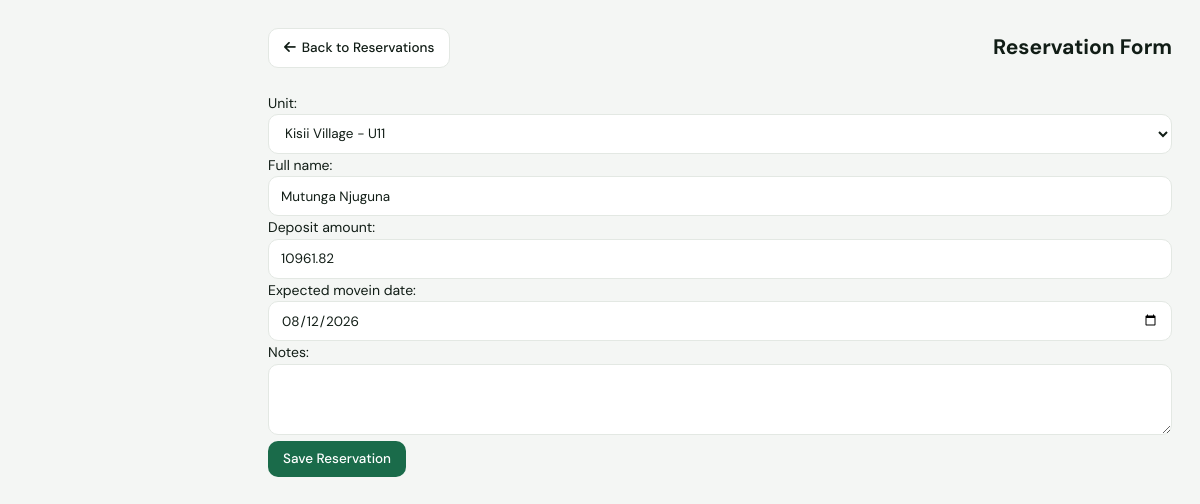
The page /tenants/reservations/1/update/ on the database its author committed.
### tenants/models.py (models this page shows, shortened)
class Reservation(models.Model):
    PENDING = 'PENDING'
    CONVERTED = 'CONVERTED'
    CANCELLED = 'CANCELLED'
    STATUS_CHOICE = (
        (PENDING, 'Pending'),
        (CONVERTED, 'Converted'),
        (CANCELLED, 'Cancelled'),
    )
    unit = models.ForeignKey(Unit, on_delete=models.PROTECT, related_name='reservations')
    full_name = models.CharField(max_length=50)
    phone_no = models.CharField(max_length=15, null=True, blank=True)
    id_no = models.CharField(max_length=20, null=True, blank=True)
    deposit_amount = models.DecimalField(max_digits=12, decimal_places=2, default=0)
    status = models.CharField(max_length=20, choices=STATUS_CHOICE, default=PENDING)
    expected_movein_date = models.DateField()
    created_at = models.DateTimeField(auto_now_add=True)
    tenancy = models.OneToOneField(
        Tenancy,
        on_delete=models.PROTECT,
        null=True,
        blank=True,
        related_name='reservation'
    )
    notes = models.TextField(blank=True, null=True)

### tenants/views.py (the view)
# urls.py: path('reservations/<int:pk>/update/', views.reservation_update, name='reservation_update'),
def reservation_update(request, pk):
    reservation = get_object_or_404(Reservation, pk=pk)
    if request.method == 'POST':
        form = ReservationForm(request.POST, instance=reservation)
        if form.is_valid():
            form.save()
            messages.success(request, 'Reservation updated successfully.')
            return redirect('reservation_list')
    else:
        form = ReservationForm(instance=reservation)
    return render(request, 'tenants/reservation_form.html', {'form': form})

### tenants/forms.py
class ReservationForm(forms.ModelForm):
    class Meta:
        model = Reservation
        fields = ['unit', 'full_name', 'deposit_amount', 'expected_movein_date', 'notes']
        widgets = {
            'unit': forms.Select(attrs={'class': 'form-control'}),
            'full_name': forms.TextInput(attrs={'class': 'form-control'}),
            'deposit_amount': forms.NumberInput(attrs={'class': 'form-control'}),
            'expected_movein_date': forms.DateInput(attrs={'class': 'form-control', 'type': 'date'}),
            'notes': forms.Textarea(attrs={'class': 'form-control', 'rows': 3}),
        }

### properties/models.py (called while the page is built)
    def __str__(self):
        return f"{self.parent_property.name} - {self.unit_number}"

### templates/tenants/reservation_form.html (shortened to what this page needs)
{% extends 'base.html' %}
{% block content %}
<div class="page-header" style="margin-bottom:24px; display:flex; justify-content:space-between; align-items:center; gap:12px; flex-wrap:wrap;">
    <a href="{% url 'reservation_list' %}" class="btn btn-secondary">
        <i class="fas fa-arrow-left"></i> Back to Reservations
    </a>
    <h2 style="margin:0;">Reservation Form</h2>
</div>
<form method="post">
    {{ form.as_p }}
    <button type="submit"
            class="btn btn-primary">
        Save Reservation
    </button>
</form>
{% endblock %}

### static/styles/main.css (style rules this page uses)
:root { --brand: #1A6B4A; --brand-light: #E8F5EF; --brand-mid: #2D9166; --sidebar-bg: #0F1F17; --sidebar-txt: rgba(255,255,255,0.55); --sidebar-act: rgba(255,255,255,0.10); --sidebar-w: 240px; --bg: #F4F6F4; --surface: #FFFFFF; --border: #E3E8E3; --txt-primary: #111D16; --txt-secondary: #5A6A5F; --txt-muted: #8FA396; --green: #1A6B4A; --green-bg: #E8F5EF; --green-txt: #0E4530; --amber: #C07A10; --amber-bg: #FEF3DC; --amber-txt: #7A4D08; --red: #B93B3B; --red-bg: #FDECEC; --red-txt: #7A2020; --blue: #1E5EA8; --blue-bg: #EAF2FD; --blue-txt: #123B6B; --radius-sm: 6px; --radius-md: 10px; --radius-lg: 14px; --shadow-sm: 0 1px 3px rgba(0,0,0,0.06); --shadow-md: 0 4px 16px rgba(0,0,0,0.08); --bottom-nav-h: 62px; }
*, *::before, *::after { margin: 0; padding: 0; box-sizing: border-box; }
body { font-family: 'DM Sans', sans-serif; font-size: 14px; line-height: 1.6; color: var(--txt-primary); background: var(--bg); display: flex; min-height: 100vh; }
.btn { display: inline-flex; align-items: center; gap: 6px; padding: 8px 15px; border-radius: var(--radius-md); font-size: 13.5px; font-weight: 500; cursor: pointer; border: none; text-decoration: none; transition: all 0.15s; white-space: nowrap; font-family: inherit; min-height: 36px; }
.btn-primary { background: var(--brand); color: white; }
.btn-secondary { background: var(--surface); color: var(--txt-primary); border: 1px solid var(--border); }
.form-control { width: 100%; padding: 9px 12px; border: 1px solid var(--border); border-radius: var(--radius-md); font-size: 13.5px; font-family: inherit; color: var(--txt-primary); background: var(--surface); transition: border-color 0.15s, box-shadow 0.15s; outline: none; min-height: 40px; }
.page-header { display: flex; align-items: flex-start; justify-content: space-between; margin-bottom: 16px; gap: 12px; flex-wrap: wrap; }
@media (min-width: 640px) { .page-header { flex-wrap: nowrap; margin-bottom: 20px; } }

### rows shown on the page
Reservation: unit "Kisii Village - U11", full_name "Mutunga Njuguna", deposit_amount "10961.82", expected_movein_date "08/12/2026"
